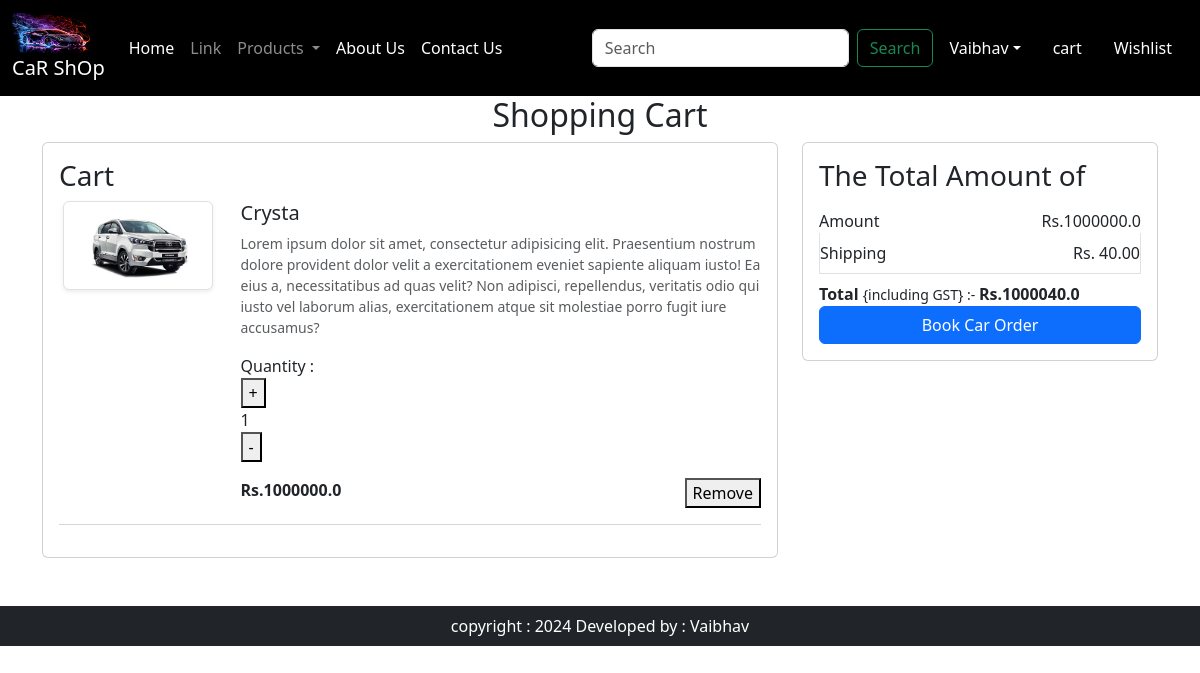
The app's page /cart/ (signed in) with its own data.
### app/models.py (models this page shows, shortened)
class Cart(models.Model):
    user = models.ForeignKey(User,on_delete=models.CASCADE)
    product = models.ForeignKey(product,on_delete=models.CASCADE)
    quantity = models.PositiveIntegerField(default=1)

class product(models.Model):
    title = models.CharField(max_length=100)
    selling_price =  models.FloatField()
    discounted_price = models.FloatField()
    description = models.TextField(default='')
    prodapp =models.TextField(default="")
    category = models.CharField(choices=CATEGORY_CHOICES,max_length=3)
    product_image = models.ImageField(upload_to="product")

### app/views.py (the view)
# urls.py: path('cart/',views.show_cart, name = 'showcart'),
def show_cart(request):
    user= request.user
    cart = Cart.objects.filter(user=user)
    amount = 0
    for p in cart:
        value = p.quantity*p.product.discounted_price
        amount = amount + value
    totalamount = amount + 40
    return render(request,"app/add_to_cart.html",locals())

### app/templates/app/add_to_cart.html (shortened to what this page needs)
{% extends "app/base.html" %}
{% load static %}
{% block main-content %}
<div class="container" my-5>
    <div class="row">
        {% if cart %}
        <h2 class="text-center" mb-5>Shopping Cart</h2>
        <div class="col-sm-8">
            <div class="card">
                <div class="card-body">
                    <h3>Cart</h3>
                    {% for item in cart %}
                    <div class="row">
                        <div class="col-sm-3 text-center allign-self-center "><img
                                src="{{ item.product.product_image.url }}" alt="" secset=''
                                class="img-fluid img-thumbnail shadow-sm" height="150" width="150"></div>
                        <div class="col-sm-9">
                            <div>
                                <h5> {{ item.product.title }}</h5>
                                <p class="mb-2 text-muted small">{{item.product.description}}</p>
                                <div class="my-3">
                                    <span class="  ">Quantity : </span>
                                    <form method="POST" action="{% url 'increment_cart_item' item.id %}">
                                        <button type="submit">+</button>
                                    </form>
                                    {{ item.quantity }}
                                    <form method="POST" action="{% url 'decrement_cart_item' item.id %}">
                                        <button type="submit">-</button>
                                    </form>
                                </div>
                                <div class="d-flex justify-content-between ">
                                    <p class="mb-0"><span><strong>Rs.{{item.product.discounted_price}}</strong></span>
                                    </p>
                                    <form method="POST" action="{% url 'remove_from_cart' item.id %}">
                                        <button type="submit">Remove</button>
                                    </form>
                                </div>
                            </div>
                        </div>
                    </div>
                    <hr class="text-muted">
                    {% endfor %}
                </div>
            </div>
        </div>
        <div class="col-sm-4">
            <div class="card">
                <div class="card-body">
                    <h3>The Total Amount of </h3>
                    <ul class="list-group">
                        <li
                            class="list-group-item d-flex justify-content-between allign-self-center border-0 px-0 pb-0">
                            Amount <span id="amount">Rs.{{amount}}</span></li>
                        <li class="list-group-item d-flex justify-content-between allign-self-center  px-0 ">Shipping
                            <span>Rs. 40.00</span>
                        </li>
                        <li
                            class="list-group-item d-flex justify-content-between allign-self-center border-0 px-0 pb-0">
                        </li>
                        <div>
                            <strong>Total  </strong><Small>{including GST} :- </Small>
                            <span id='totalamount'><strong>Rs.{{totalamount}}</strong></span>
                        </div>
                    </ul>
                    <div class="d-grid"><a href="{% url 'checkout' %}" class="btn btn-primary">Book Car Order</a></div>
                </div>
            </div>
        </div>
        {% else %}
        <h1 class="text-center mb-5">Cart is Empty</h1>
        {% endif %}
    </div>
</div>
{% endblock main-content %}

### records on screen
Cart: product.product_image (picture), product "Crysta", product.description "Lorem ipsum dolor sit amet, consectetur adipisicing elit. Praesentium nostrum dolore provident dolor velit a exercitationem eveniet sapiente aliquam iusto! Ea eius a, necessitatibus ad quas velit? Non adipisci, repellendus, veritatis odio qui iusto vel laborum alias, exercitationem atque sit molestiae porro fugit iure accusamus?", quantity "1", product.discounted_price "1000000.0"

### other values on screen
{{ amount }} "1000000.0"
{{ totalamount }} "1000040.0"
